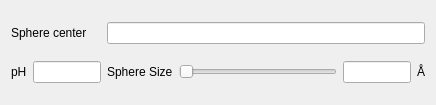
<?xml version="1.0" encoding="UTF-8"?>
<ui version="4.0">
 <class>Form</class>
 <widget class="QWidget" name="Form">
  <property name="geometry">
   <rect>
    <x>0</x>
    <y>0</y>
    <width>436</width>
    <height>105</height>
   </rect>
  </property>
  <property name="windowTitle">
   <string>Advanced</string>
  </property>
  <layout class="QGridLayout" name="gridLayout">
   <item row="1" column="0">
    <layout class="QHBoxLayout" name="horizontalLayout_2">
     <item>
      <widget class="QLabel" name="phLabel">
       <property name="text">
        <string>pH</string>
       </property>
      </widget>
     </item>
     <item>
      <widget class="QLineEdit" name="phEdit">
       <property name="sizePolicy">
        <sizepolicy hsizetype="Fixed" vsizetype="Fixed">
         <horstretch>5</horstretch>
         <verstretch>0</verstretch>
        </sizepolicy>
       </property>
       <property name="maximumSize">
        <size>
         <width>68</width>
         <height>16777215</height>
        </size>
       </property>
      </widget>
     </item>
    </layout>
   </item>
   <item row="1" column="1">
    <layout class="QHBoxLayout" name="pHandSphereLayout">
     <item>
      <widget class="QLabel" name="SphereSizeLabel">
       <property name="text">
        <string>Sphere Size</string>
       </property>
      </widget>
     </item>
     <item>
      <widget class="QSlider" name="sphereSizeSlider">
       <property name="sizePolicy">
        <sizepolicy hsizetype="Expanding" vsizetype="Fixed">
         <horstretch>0</horstretch>
         <verstretch>0</verstretch>
        </sizepolicy>
       </property>
       <property name="minimumSize">
        <size>
         <width>140</width>
         <height>0</height>
        </size>
       </property>
       <property name="minimum">
        <number>10</number>
       </property>
       <property name="maximum">
        <number>100</number>
       </property>
       <property name="orientation">
        <enum>Qt::Horizontal</enum>
       </property>
      </widget>
     </item>
     <item>
      <widget class="QLineEdit" name="sphereSizeEdit">
       <property name="sizePolicy">
        <sizepolicy hsizetype="Expanding" vsizetype="Fixed">
         <horstretch>5</horstretch>
         <verstretch>0</verstretch>
        </sizepolicy>
       </property>
       <property name="maximumSize">
        <size>
         <width>68</width>
         <height>16777215</height>
        </size>
       </property>
      </widget>
     </item>
     <item>
      <widget class="QLabel" name="angstromLabel">
       <property name="text">
        <string>Å</string>
       </property>
      </widget>
     </item>
    </layout>
   </item>
   <item row="0" column="1">
    <widget class="AtomSelector" name="atomSelector">
     <property name="sizePolicy">
      <sizepolicy hsizetype="Expanding" vsizetype="Fixed">
       <horstretch>0</horstretch>
       <verstretch>0</verstretch>
      </sizepolicy>
     </property>
    </widget>
   </item>
   <item row="0" column="0">
    <widget class="QLabel" name="atomLabel">
     <property name="sizePolicy">
      <sizepolicy hsizetype="Fixed" vsizetype="Preferred">
       <horstretch>0</horstretch>
       <verstretch>0</verstretch>
      </sizepolicy>
     </property>
     <property name="maximumSize">
      <size>
       <width>96</width>
       <height>16777215</height>
      </size>
     </property>
     <property name="text">
      <string>Sphere center</string>
     </property>
    </widget>
   </item>
  </layout>
 </widget>
 <customwidgets>
  <customwidget>
   <class>AtomSelector</class>
   <extends>QLineEdit</extends>
   <header>widgets.atom_selector.h</header>
  </customwidget>
 </customwidgets>
 <resources/>
 <connections/>
</ui>
